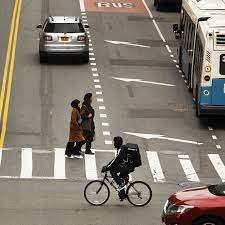
#> input picture Sample_image.jpeg, 225 x 225 px
$ jupyter execute 'image scaling and rotation.ipynb'
#> lines starting #> are read from the running program, lines starting #| are printed output that depends on the picture
[cell 1]
import cv2
import numpy as np

[cell 2]
img= cv2.imread("Sample_image.jpeg")
#> img is the input picture: shape (225, 225, 3); mean B, G, R 113.5, 123.8, 132.5

res_img= cv2.resize(img,(500,500))
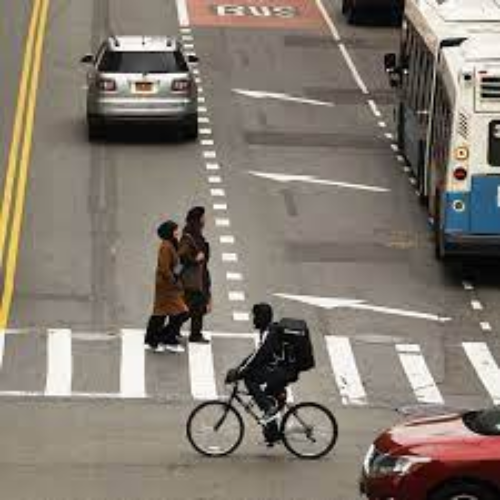
#> res_img: shape (500, 500, 3); mean B, G, R 113.4, 123.7, 132.4

cv2.imshow("res_image",res_img)
cv2.imshow("sample",img)
cv2.waitKey(0)
cv2.destroyAllWindows()

[cell 3]
img= cv2.imread("Sample_image.jpeg")
res_img= cv2.resize(img,(400,400))
#> res_img: shape (400, 400, 3)

w,h=res_img.shape[0],res_img.shape[1]
#> w = 400; h = 400
m=cv2.getRotationMatrix2D(center=(w/2,h/2),angle=60,scale=1)
new_img= cv2.warpAffine(res_img,M=m,dsize=(w,h))
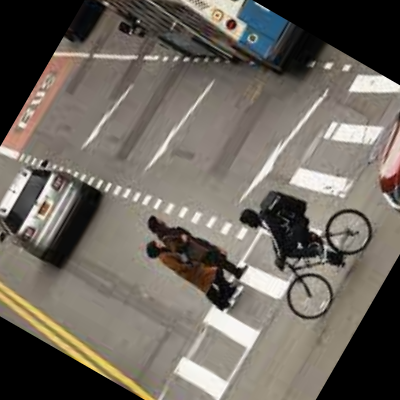
#> new_img: shape (400, 400, 3); mean B, G, R 95.3, 103.6, 109.9

h= np.hstack((res_img,new_img))
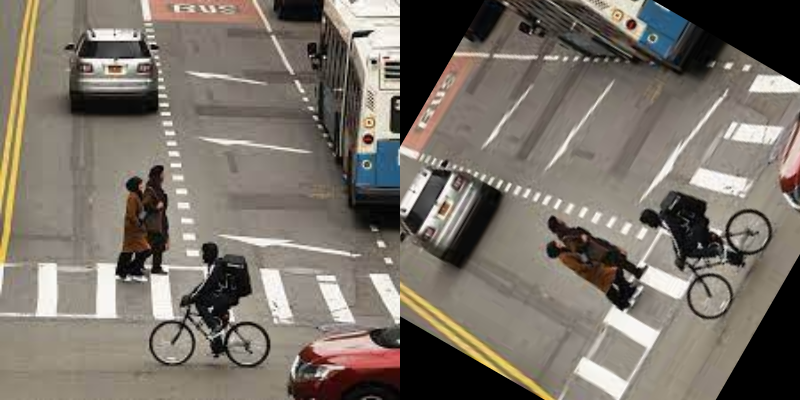
#> h: shape (400, 800, 3); mean B, G, R 104.3, 113.6, 121.2
cv2.imshow("sample",h)
cv2.waitKey(0)
cv2.destroyAllWindows()

$ run again, with IMG20240913224019.jpg copied over Sample_image.jpeg
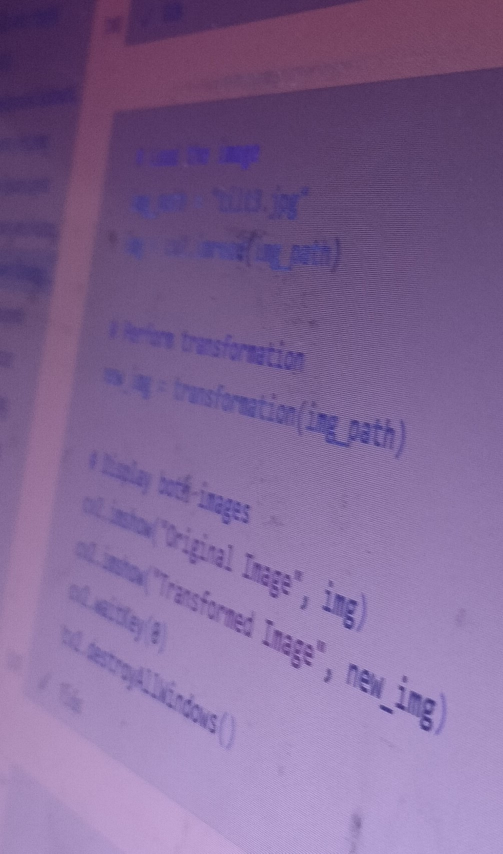
#> input picture IMG20240913224019.jpg, 1006 x 1707 px (shown at 1/2 size)
#> img is the input picture: shape (1707, 1006, 3); mean B, G, R 148.4, 102.2, 128.5
#> `new_img= cv2.warpAffine(res_img,M=m,dsize=(w,h))`:
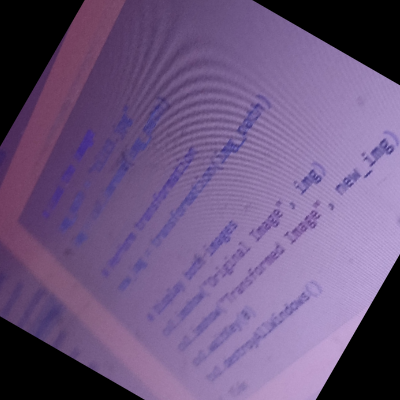
#> new_img: shape (400, 400, 3); mean B, G, R 125.8, 86.4, 108.2
#> `h= np.hstack((res_img,new_img))`:
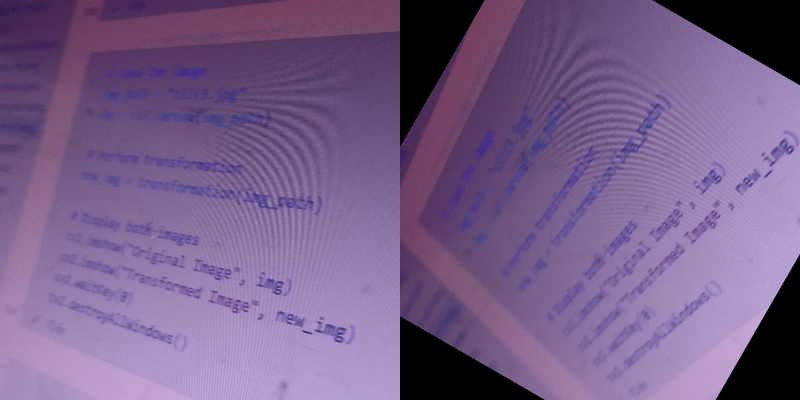
#> h: shape (400, 800, 3); mean B, G, R 137, 94.2, 118.3

$ run again, with Person Face.jpg copied over Sample_image.jpeg
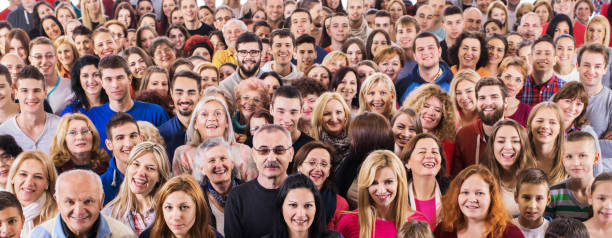
#> input picture Person Face.jpg, 612 x 238 px
#> img is the input picture: shape (238, 612, 3); mean B, G, R 110.9, 118.7, 155.4
#> `new_img= cv2.warpAffine(res_img,M=m,dsize=(w,h))`:
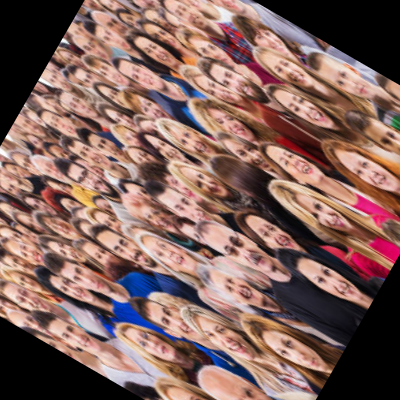
#> new_img: shape (400, 400, 3); mean B, G, R 92.9, 99.4, 130.4
#> `h= np.hstack((res_img,new_img))`:
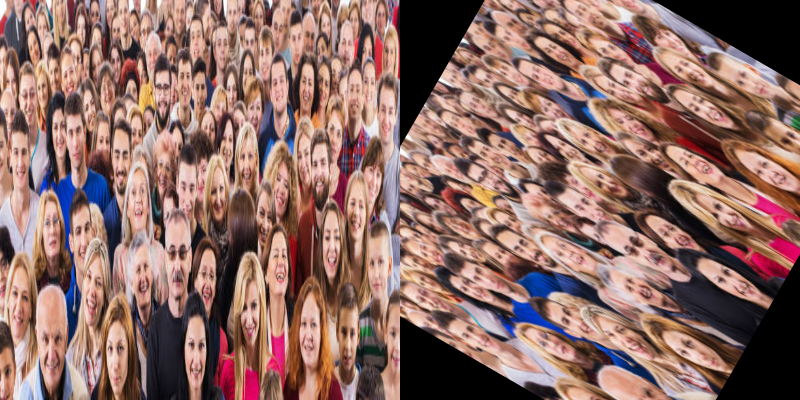
#> h: shape (400, 800, 3); mean B, G, R 101.8, 109, 142.8
